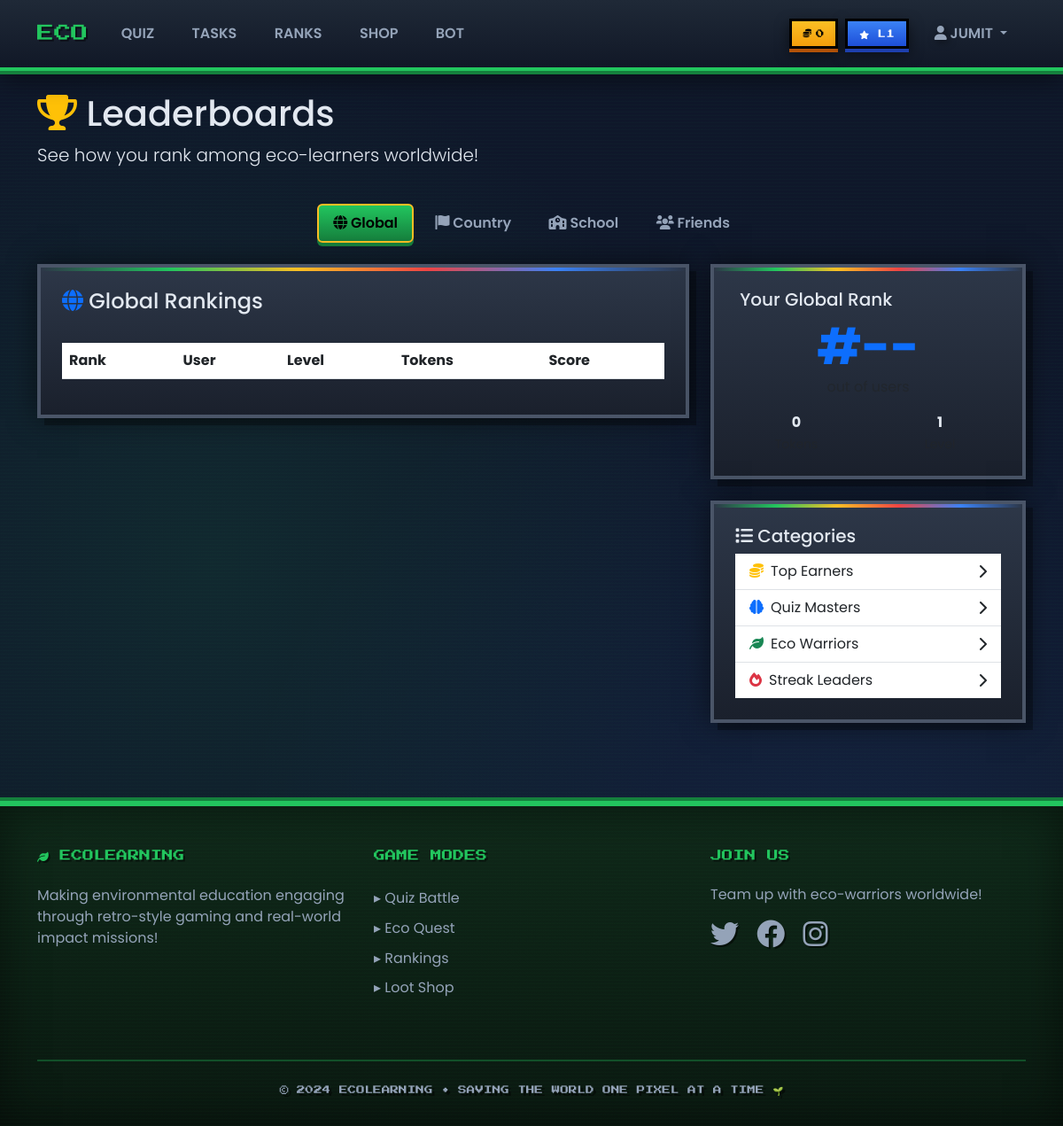
/leaderboards/ (signed in), run on the app's committed database.
### accounts/models.py (models this page shows, shortened)
class User(AbstractUser):
    SCHOOL_TYPES = [
        ('elementary', 'Elementary School'),
        ('middle', 'Middle School'),
        ('high', 'High School'),
        ('college', 'College/University'),
    ]
    email = models.EmailField(unique=True)
    school_name = models.CharField(max_length=200, blank=True)
    school_type = models.CharField(max_length=20, choices=SCHOOL_TYPES, blank=True)
    grade_level = models.CharField(max_length=50, blank=True)
    bio = models.TextField(max_length=500, blank=True)
    avatar = models.ImageField(upload_to='avatars/', blank=True, null=True)
    total_eco_tokens = models.PositiveIntegerField(default=0)
    level = models.PositiveIntegerField(default=1)
    experience_points = models.PositiveIntegerField(default=0)
    city = models.CharField(max_length=100, blank=True)
    country = models.CharField(max_length=100, blank=True)
    notifications_enabled = models.BooleanField(default=True)
    public_profile = models.BooleanField(default=True)
    created_at = models.DateTimeField(auto_now_add=True)
    updated_at = models.DateTimeField(auto_now=True)

### leaderboards/views.py (the view, shortened to what this page needs)
# urls.py: path('', views.leaderboard_home, name='home'),
def leaderboard_home(request):
    global_boards = LeaderboardType.objects.filter(
        is_active=True,
        scope='global'
    ).order_by('period', 'metric')
    local_boards = LeaderboardType.objects.filter(
        is_active=True,
        scope__in=['country', 'city', 'school']
    ).order_by('scope', 'period')
    current_season = LeaderboardSeason.objects.filter(
        is_active=True,
        start_date__lte=timezone.now(),
        end_date__gte=timezone.now()
    ).first()
    user_rankings = {}
    if request.user.is_authenticated:
        try:
            global_rank = GlobalLeaderboard.objects.get(user=request.user)
            user_rankings['global'] = global_rank
        except GlobalLeaderboard.DoesNotExist:
            pass
    context = {
        'global_boards': global_boards,
        'local_boards': local_boards,
        'current_season': current_season,
        'user_rankings': user_rankings,
    }
    return render(request, 'leaderboards/home.html', context)

### templates/leaderboards/home.html (shortened to what this page needs)
{% extends 'base.html' %}
{% block content %}
<div class="container">
    <div class="row mb-4">
        <div class="col-12">
            <h1><i class="fas fa-trophy text-warning"></i> Leaderboards</h1>
            <p class="lead">See how you rank among eco-learners worldwide!</p>
        </div>
    </div>
    <div class="row mb-4">
        <div class="col-12">
            <ul class="nav nav-pills justify-content-center" id="leaderboardTabs" role="tablist">
                <li class="nav-item" role="presentation">
                    <button class="nav-link active" id="global-tab" data-bs-toggle="pill" data-bs-target="#global" type="button" role="tab">
                        <i class="fas fa-globe"></i> Global
                    </button>
                </li>
                <li class="nav-item" role="presentation">
                    <button class="nav-link" id="country-tab" data-bs-toggle="pill" data-bs-target="#country" type="button" role="tab">
                        <i class="fas fa-flag"></i> Country
                    </button>
                </li>
                <li class="nav-item" role="presentation">
                    <button class="nav-link" id="school-tab" data-bs-toggle="pill" data-bs-target="#school" type="button" role="tab">
                        <i class="fas fa-school"></i> School
                    </button>
                </li>
                <li class="nav-item" role="presentation">
                    <button class="nav-link" id="friends-tab" data-bs-toggle="pill" data-bs-target="#friends" type="button" role="tab">
                        <i class="fas fa-users"></i> Friends
                    </button>
                </li>
            </ul>
        </div>
    </div>
    <div class="tab-content" id="leaderboardTabContent">
        <div class="tab-pane fade show active" id="global" role="tabpanel">
            <div class="row">
                <div class="col-md-8">
                    <div class="eco-card p-4">
                        <h4><i class="fas fa-globe text-primary"></i> Global Rankings</h4>
                        <div class="table-responsive">
                            <table class="table table-hover">
                                <thead>
                                    <tr>
                                        <th>Rank</th>
                                        <th>User</th>
                                        <th>Level</th>
                                        <th>Tokens</th>
                                        <th>Score</th>
                                    </tr>
                                </thead>
                            </table>
                        </div>
                    </div>
                </div>
                <div class="col-md-4">
                    {% if user.is_authenticated %}
                        <div class="eco-card p-4 mb-4">
                            <h5> Your Global Rank</h5>
                            <div class="text-center">
                                <div class="display-4 fw-bold text-primary">#{{ user_global_rank|default:"--" }}</div>
                                <p class="text-muted">out of {{ total_users }} users</p>
                                <div class="row text-center mt-3">
                                    <div class="col-6">
                                        <div class="fw-bold">{{ user.total_eco_tokens }}</div>
                                        <small class="text-muted">Tokens</small>
                                    </div>
                                    <div class="col-6">
                                        <div class="fw-bold">{{ user.level }}</div>
                                        <small class="text-muted">Level</small>
                                    </div>
                                </div>
                            </div>
                        </div>
                    {% endif %}
                    <div class="eco-card p-4">
                        <h5><i class="fas fa-list"></i> Categories</h5>
                        <div class="list-group list-group-flush">
                            <a href="#" class="list-group-item list-group-item-action d-flex justify-content-between align-items-center">
                                <span><i class="fas fa-coins text-warning me-2"></i>Top Earners</span>
                                <i class="fas fa-chevron-right"></i>
                            </a>
                            <a href="#" class="list-group-item list-group-item-action d-flex justify-content-between align-items-center">
                                <span><i class="fas fa-brain text-primary me-2"></i>Quiz Masters</span>
                                <i class="fas fa-chevron-right"></i>
                            </a>
                            <a href="#" class="list-group-item list-group-item-action d-flex justify-content-between align-items-center">
                                <span><i class="fas fa-leaf text-success me-2"></i>Eco Warriors</span>
                                <i class="fas fa-chevron-right"></i>
                            </a>
                            <a href="#" class="list-group-item list-group-item-action d-flex justify-content-between align-items-center">
                                <span><i class="fas fa-fire text-danger me-2"></i>Streak Leaders</span>
                                <i class="fas fa-chevron-right"></i>
                            </a>
                        </div>
                    </div>
                </div>
            </div>
        </div>
    </div>
</div>
{% endblock %}

### templates/base.html (shortened to what this page needs)
<!DOCTYPE html>
<html lang="en">
<head>
    <link href="https://cdn.jsdelivr.net/npm/bootstrap@5.3.0/dist/css/bootstrap.min.css" rel="stylesheet">
    <link href="https://cdnjs.cloudflare.com/ajax/libs/font-awesome/6.0.0/css/all.min.css" rel="stylesheet">
</head>
<body>
    <nav class="navbar navbar-expand-lg navbar-dark">
        <div class="container">
            <a class="navbar-brand" href="{% url 'home' %}">
                 ECO
            </a>
            <div class="collapse navbar-collapse" id="navbarNav">
                <ul class="navbar-nav me-auto">
                    <li class="nav-item">
                        <a class="nav-link" href="{% url 'quizzes:categories' %}">
                             QUIZ
                        </a>
                    </li>
                    <li class="nav-item">
                        <a class="nav-link" href="{% url 'eco_tasks:categories' %}">
                            TASKS
                        </a>
                    </li>
                    <li class="nav-item">
                        <a class="nav-link" href="{% url 'leaderboards:home' %}">
                           RANKS
                        </a>
                    </li>
                    <li class="nav-item">
                        <a class="nav-link" href="{% url 'rewards:store' %}">
                            SHOP
                        </a>
                    </li>
                    <li class="nav-item">
                        <a class="nav-link" href="{% url 'chatbot:chat' %}">
                           BOT
                        </a>
                    </li>
                </ul>
                <ul class="navbar-nav">
                    {% if user.is_authenticated %}
                        <li class="nav-item d-flex align-items-center">
                            <span class="token-badge me-2">
                                <i class="fas fa-coins"></i> {{ user.total_eco_tokens }}
                            </span>
                            <span class="level-badge me-2">
                                <i class="fas fa-star"></i> L{{ user.level }}
                            </span>
                        </li>
                        <li class="nav-item dropdown">
                            <a class="nav-link dropdown-toggle" href="#" id="navbarDropdown" role="button" data-bs-toggle="dropdown">
                                <i class="fas fa-user pixel-icon"></i> {{ user.username|upper }}
                            </a>
                        </li>
                    {% endif %}
                </ul>
            </div>
        </div>
    </nav>
    <main class="container-fluid py-4">
        {% block content %}{% endblock %}
    </main>
    <footer class="footer">
        <div class="container position-relative">
            <div class="row">
                <div class="col-md-4 mb-4">
                    <h5><i class="fas fa-leaf"></i> ECOLEARNING</h5>
                    <p style="color: #94a3b8;">Making environmental education engaging through retro-style gaming and real-world impact missions!</p>
                </div>
                <div class="col-md-4 mb-4">
                    <h6>GAME MODES</h6>
                    <ul class="list-unstyled">
                        <li><a href="{% url 'quizzes:categories' %}">▸ Quiz Battle</a></li>
                        <li><a href="{% url 'eco_tasks:categories' %}">▸ Eco Quest</a></li>
                        <li><a href="{% url 'leaderboards:home' %}">▸ Rankings</a></li>
                        <li><a href="{% url 'rewards:store' %}">▸ Loot Shop</a></li>
                    </ul>
                </div>
                <div class="col-md-4 mb-4">
                    <h6>JOIN US</h6>
                    <p style="color: #94a3b8;">Team up with eco-warriors worldwide!</p>
                    <div>
                        <i class="fab fa-twitter fa-2x me-3"></i>
                        <i class="fab fa-facebook fa-2x me-3"></i>
                        <i class="fab fa-instagram fa-2x"></i>
                    </div>
                </div>
            </div>
            <hr class="my-4">
            <div class="text-center">
                <p class="retro-text" style="font-size: 0.6rem; color: #94a3b8; line-height: 1.8;">
                    &copy; 2024 ECOLEARNING • SAVING THE WORLD ONE PIXEL AT A TIME 🌱
                </p>
            </div>
        </div>
    </footer>
</body>
</html>

### templates/base.html (style rules this page uses)
:root { --eco-green: #22c55e; --eco-light-green: #dcfce7; --eco-dark-green: #15803d; --eco-blue: #3b82f6; --eco-yellow: #fbbf24; --eco-orange: #f97316; --eco-purple: #a855f7; --pixel-black: #1a1a1a; --pixel-gray: #2d3748; --arcade-border: #4a5568; }
* { image-rendering: pixelated; image-rendering: -moz-crisp-edges; image-rendering: crisp-edges; }
body { font-family: 'Poppins', sans-serif; background-color: #0f172a; background-image: repeating-linear-gradient( 0deg, rgba(34, 197, 94, 0.03) 0px, transparent 2px, transparent 4px ), radial-gradient(circle at 20% 50%, rgba(34, 197, 94, 0.1) 0%, transparent 50%), radial-gradient(circle at 80% 80%, rgba(59, 130, 246, 0.1) 0%, transparent 50%); min-height: 100vh; color: #e2e8f0; }
.retro-text { font-family: 'Press Start 2P', cursive; text-shadow: 3px 3px 0px rgba(0, 0, 0, 0.5); }
.navbar { background: linear-gradient(180deg, #1f2937 0%, #111827 100%) !important; border-bottom: 4px solid var(--eco-green); box-shadow: 0 4px 0 var(--eco-dark-green), 0 8px 30px rgba(0, 0, 0, 0.5); padding: 1rem 0; }
.navbar-brand { font-family: 'Press Start 2P', cursive !important; color: var(--eco-green) !important; font-size: 1.2rem; text-shadow: 2px 2px 0 rgba(0, 0, 0, 0.5); transition: all 0.2s ease; }
.nav-link { color: #94a3b8 !important; font-weight: 600; padding: 0.5rem 1rem !important; border-radius: 0; transition: all 0.2s ease; border: 2px solid transparent; margin: 0 0.2rem; }
.nav-link.active { background: linear-gradient(180deg, var(--eco-green), var(--eco-dark-green)) !important; color: #000 !important; border: 2px solid var(--eco-yellow); box-shadow: 0 4px 0 var(--eco-dark-green); }
.token-badge { background: linear-gradient(180deg, #fbbf24 0%, #f59e0b 100%); color: #000; border: 3px solid #000; border-radius: 0; padding: 0.4rem 0.8rem; font-family: 'Press Start 2P', cursive; font-size: 0.6rem; display: inline-flex; align-items: center; gap: 5px; box-shadow: 0 4px 0 #b45309, 0 6px 15px rgba(0, 0, 0, 0.5); transition: all 0.2s ease; }
.level-badge { background: linear-gradient(180deg, #3b82f6, #1d4ed8); color: white; border: 3px solid #000; border-radius: 0; padding: 0.4rem 0.8rem; font-family: 'Press Start 2P', cursive; font-size: 0.6rem; box-shadow: 0 4px 0 #1e40af, 0 6px 15px rgba(0, 0, 0, 0.5); transition: all 0.2s ease; }
.eco-card { background: linear-gradient(180deg, #2d3748 0%, #1a202c 100%); border: 4px solid #4a5568; border-radius: 0; box-shadow: 8px 8px 0 rgba(0, 0, 0, 0.3), 0 0 30px rgba(0, 0, 0, 0.5); transition: all 0.2s ease; position: relative; }
.eco-card::before { content: ''; position: absolute; top: 0; left: 0; right: 0; height: 4px; background: linear-gradient(90deg, transparent 0%, var(--eco-green) 20%, var(--eco-yellow) 40%, #ef4444 60%, var(--eco-blue) 80%, transparent 100% ); }
.footer { background: linear-gradient(180deg, #0f2819 0%, #0a1810 100%); color: #e2e8f0; padding: 3rem 0 1rem; margin-top: 4rem; border-top: 6px solid var(--eco-green); box-shadow: 0 -4px 0 var(--eco-dark-green), inset 0 0 50px rgba(0, 0, 0, 0.5); position: relative; }
.footer::before { content: ''; position: absolute; top: 0; left: 0; right: 0; bottom: 0; background: repeating-linear-gradient( 0deg, rgba(34, 197, 94, 0.03) 0px, transparent 2px, transparent 4px ); pointer-events: none; }
.footer h5, .footer h6 { font-family: 'Press Start 2P', cursive; font-size: 0.8rem; color: var(--eco-green); margin-bottom: 1.5rem; text-shadow: 2px 2px 0 rgba(0, 0, 0, 0.5); }
.footer a { color: #94a3b8; text-decoration: none; transition: all 0.2s ease; display: inline-block; padding: 0.3rem 0; }
.footer .fab { transition: all 0.2s ease; color: #94a3b8; filter: drop-shadow(2px 2px 0 rgba(0, 0, 0, 0.5)); }
.footer hr { border-color: var(--eco-green); opacity: 0.3; border-width: 2px; }
.pixel-icon { filter: drop-shadow(2px 2px 4px rgba(0, 0, 0, 0.5)); }

### data on the page
User: total_eco_tokens "0", level "1", username "JUMIT"

### other printed values
{{ user_global_rank|default:"--" }} "--"
